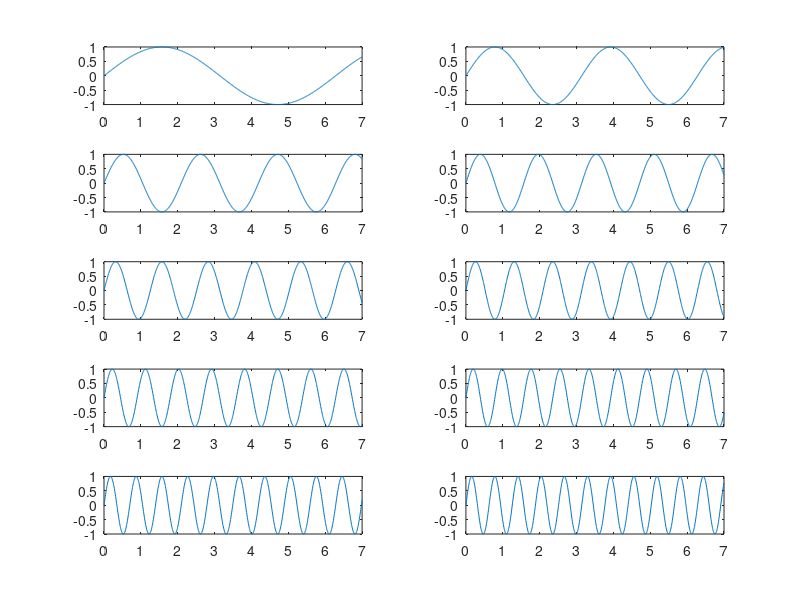

Here is the MATLAB script that generated this plot:
clear;
clc;

%hold on;

%tamrin 10  
%rasme nemodar ha dar yek ghab

x = linspace(0,7,1000);


for a=1:1:10
y=sin(a*x);
subplot(5,2,a)
plot(x,y)

end



